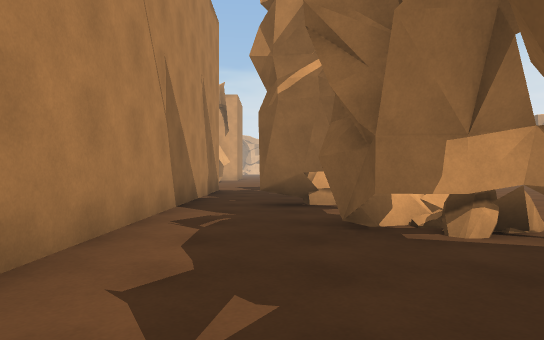
View 1 (above)

24 first-person views from a walk through a 3-D level made in the Unity game engine. The camera is 1.2 m above the floor, looks level and sees 75° across. The floor is counted in squares, 2 m on a side. Each view is taken from the middle of a square. On the plan, view 1 faces up. The plan holds only what a view shows up to about 10 squares ahead; the rest is blank. The place goes on beyond the plan.

View 2
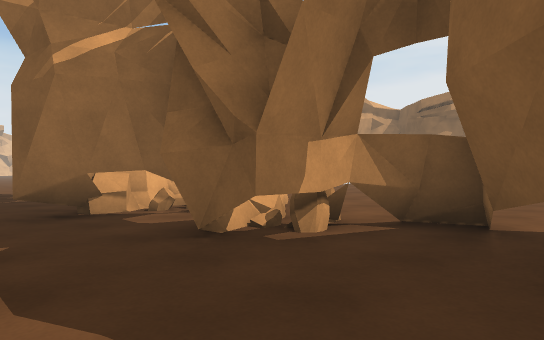

View 3
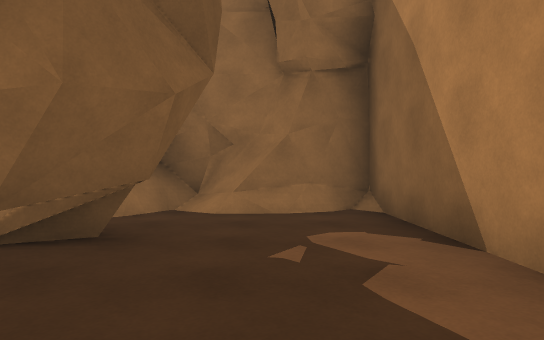

View 4
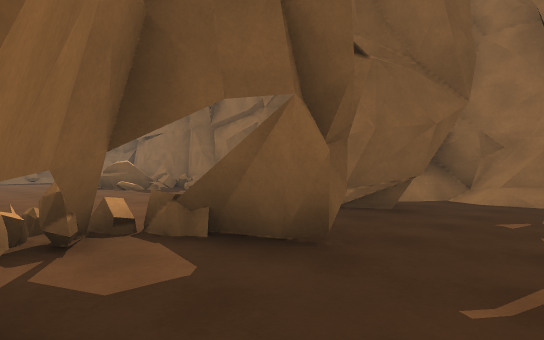

View 5
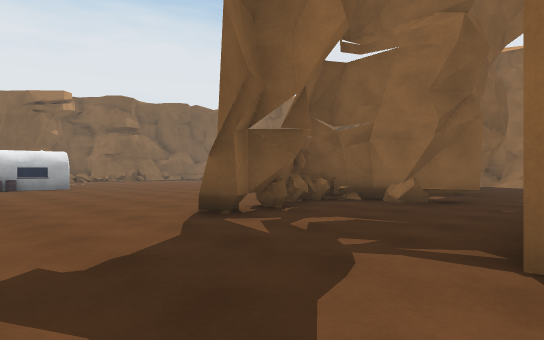

View 6
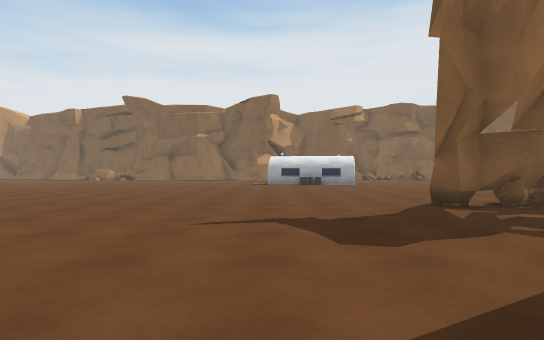

View 7
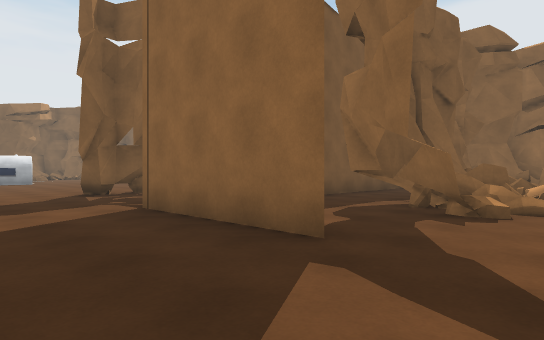

View 8
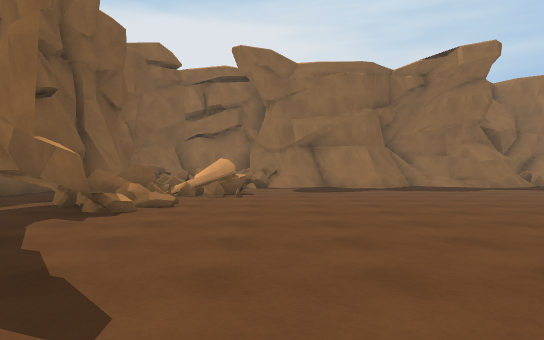

View 9
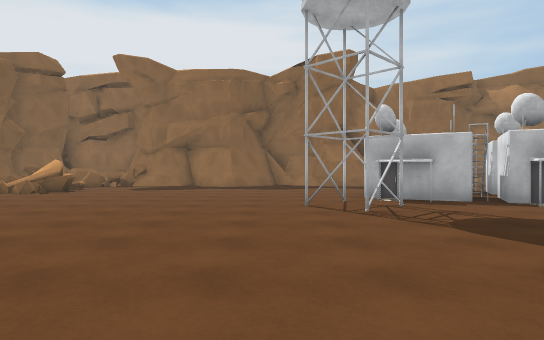

View 10
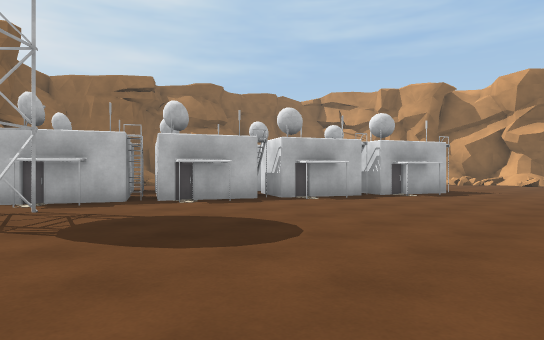

View 11
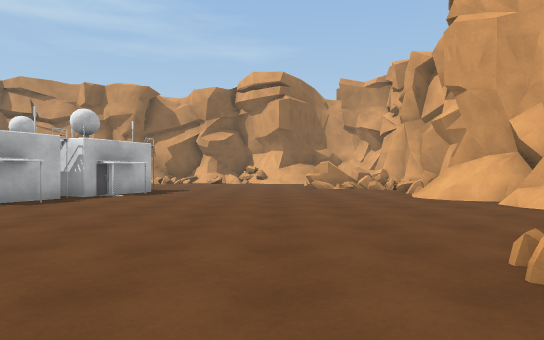

View 12
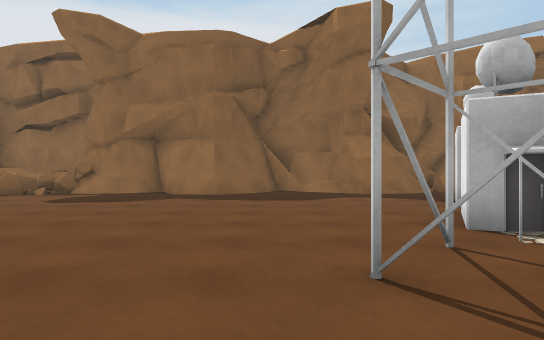

View 13
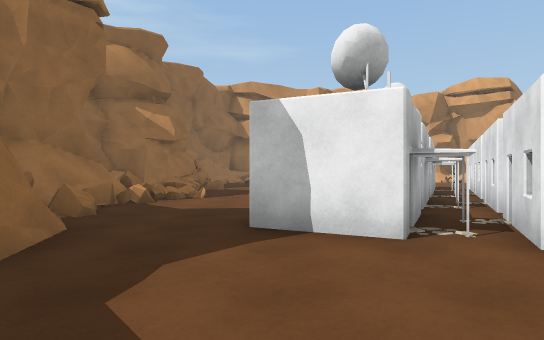

View 14
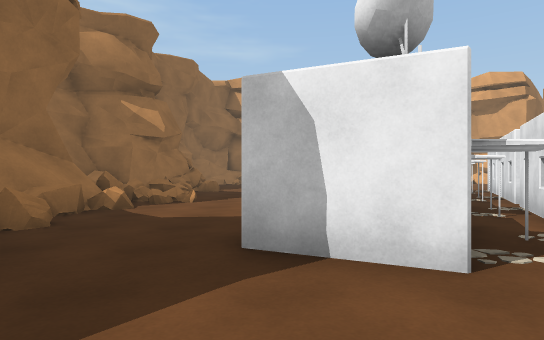

View 15
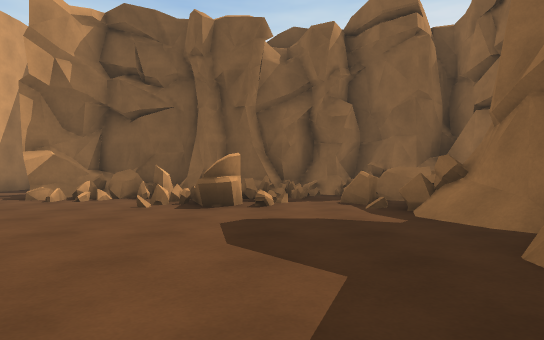

View 16
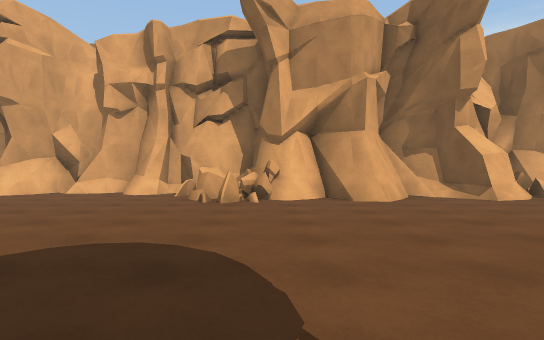

View 17
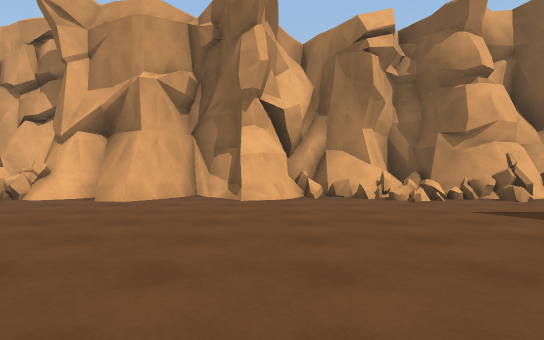

View 18
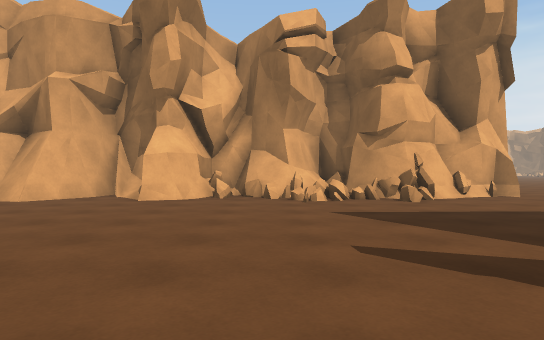

View 19
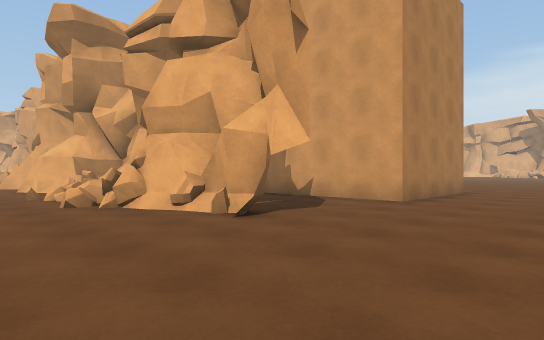

View 20
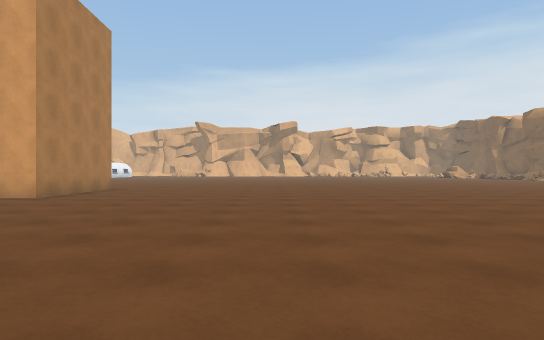

View 21
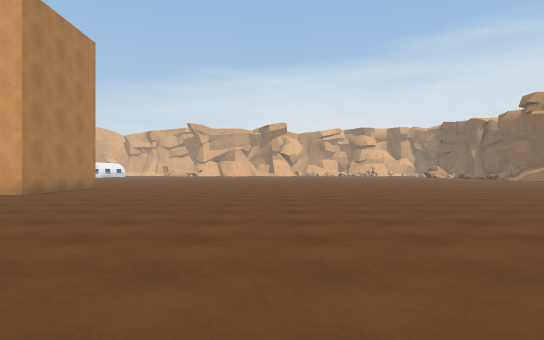

View 22
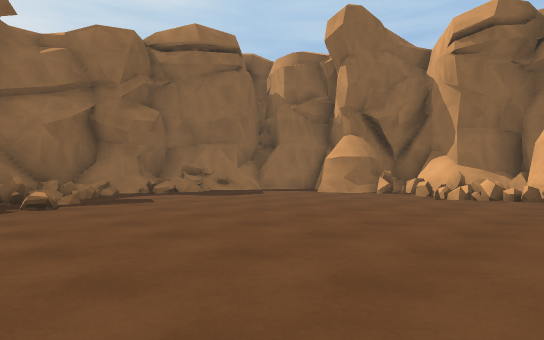

View 23
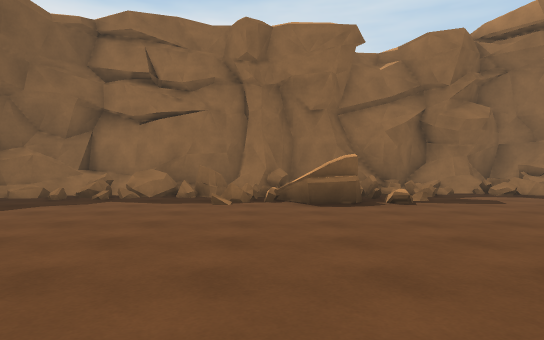

View 24
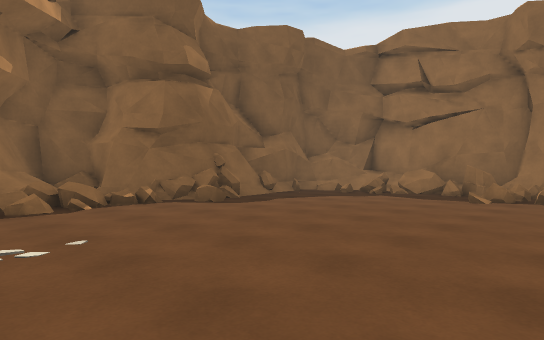

### Floor plan
Key: @ floor where view 1 was taken; # wall or solid block; x gap in a wall; . main floor; : floor 0.25 m higher than the main floor; / step, stairs or slope; = window, fence, low wall or low ledge; ^ raised ledge; T thing the floor can be seen under or through; B building.
Columns run from 24 left of view 1 to 20 right of it. Each row starts with its distance up from view 1.
 24                       x..
 23                       #............
 22                       #.............
 21                   #####.............
 20                    ................
 19 ## #             #  ..............
 18 .=#######   #. #.## ..............
 17 .......=^## ####==####...........
 16 ........#=##=....==.............
 15 ................................
 14 ...............................
 13 ...............................
 12 ................................. B
 11 .B.................................B
 10 BBB................####...#.......
  9  BBBB.................#...#......  ....B
  8 BBBBBBB..##.......=TT.#...##............./###
  7  BBBBBB#BB#.......==T.#...##............./.=#
  6    B#BBBB..........^T.#.##==............./###
  5    BBBBBB........===T.#...#..............##
  4      #BBB........###T.#..T=..............##
  3     ...B.........#==# #..TT...............#
  2 ....................# #...TT....../=......#
  1 #////...#...##..=.==###..TT......:#=#=....#
  0 ##.===############^####.@. # ....#= ###==##
 -1  #=####            ## #.#.#  ==.#=######==#
 -2  ##                   ############    #####

Where each view was taken, in squares from view 1:
view 1: 0 up, 0 right, facing up
view 2: 1 up, 1 left, facing up-right
view 3: 4 up, 0 right, facing down
view 4: 6 up, 1 left, facing down-right
view 5: 13 up, 2 left, facing down-right
view 6: 13 up, 4 left, facing right
view 7: 13 up, 7 left, facing down-right
view 8: 13 up, 8 left, facing down
view 9: 14 up, 13 left, facing down
view 10: 14 up, 14 left, facing down-left
view 11: 14 up, 14 left, facing left
view 12: 10 up, 13 left, facing down
view 13: 3 up, 13 left, facing left
view 14: 3 up, 14 left, facing left
view 15: 3 up, 13 left, facing right
view 16: 9 up, 15 left, facing up
view 17: 9 up, 10 left, facing up
view 18: 9 up, 8 left, facing up
view 19: 14 up, 1 right, facing up-left
view 20: 13 up, 3 right, facing up
view 21: 12 up, 4 right, facing up
view 22: 8 up, 11 right, facing down-left
view 23: 8 up, 12 right, facing down
view 24: 9 up, 11 right, facing down-right
